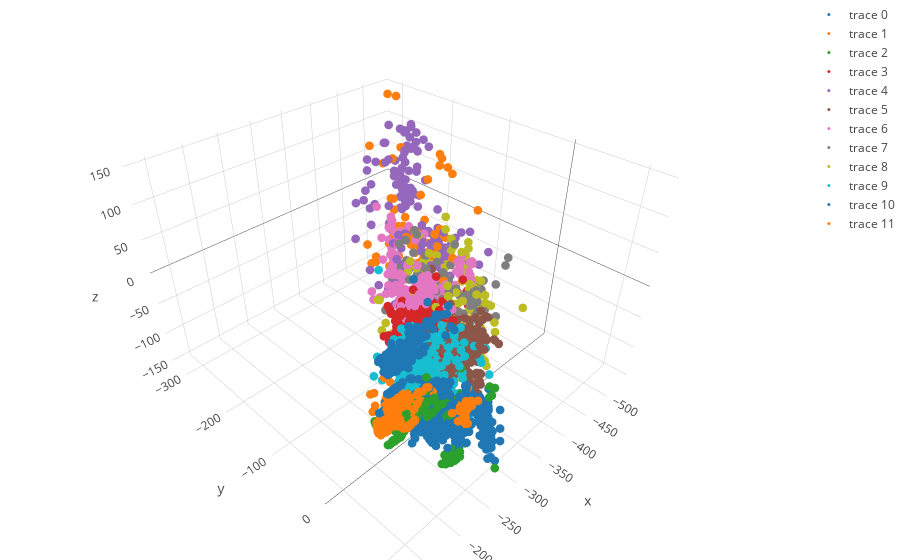

Source (notebook cell):
### Code cell
# Interactive plot
import plotly.graph_objs as go
import plotly.offline as py
py.init_notebook_mode(connected=True)

trace = []
for a in np.unique(label):
    trace.append(go.Scatter3d(x=trdict[a][:,0], y=trdict[a][:,1], z=trdict[a][:,2], 
                              mode='markers', marker=dict(size=3)))
    
layout = go.Layout(margin=dict(l=0, r=0, b=0, t=0))
py.iplot(go.Figure(data=trace, layout=layout))

### Figure 1 — Plotly figure (JSON) as saved in the notebook; plotly's stock layout.template omitted (floating-point values rounded to 4 significant figures; data arrays with more than 128 entries replaced by an {"elided": "..."} marker saying what was removed)
{"data": [{"marker": {"size": 3}, "mode": "markers", "type": "scatter3d", "uid": "a40a1d0c-9d9b-11e8-ab0f-005056c00008", "x": {"elided": "342 float values"}, "y": {"elided": "342 float values"}, "z": {"elided": "342 float values"}}, {"marker": {"size": 3}, "mode": "markers", "type": "scatter3d", "uid": "a40a1d0d-9d9b-11e8-b53b-005056c00008", "x": {"elided": "326 float values"}, "y": {"elided": "326 float values"}, "z": {"elided": "326 float values"}}, {"marker": {"size": 3}, "mode": "markers", "type": "scatter3d", "uid": "a40a1d0e-9d9b-11e8-8e05-005056c00008", "x": {"elided": "337 float values"}, "y": {"elided": "337 float values"}, "z": {"elided": "337 float values"}}, {"marker": {"size": 3}, "mode": "markers", "type": "scatter3d", "uid": "a40a1d0f-9d9b-11e8-bfce-005056c00008", "x": {"elided": "430 float values"}, "y": {"elided": "430 float values"}, "z": {"elided": "430 float values"}}, {"marker": {"size": 3}, "mode": "markers", "type": "scatter3d", "uid": "a40a1d10-9d9b-11e8-8eb3-005056c00008", "x": {"elided": "166 float values"}, "y": {"elided": "166 float values"}, "z": {"elided": "166 float values"}}, {"marker": {"size": 3}, "mode": "markers", "type": "scatter3d", "uid": "a40a1d11-9d9b-11e8-9b79-005056c00008", "x": {"elided": "292 float values"}, "y": {"elided": "292 float values"}, "z": {"elided": "292 float values"}}, {"marker": {"size": 3}, "mode": "markers", "type": "scatter3d", "uid": "a40a1d12-9d9b-11e8-ade9-005056c00008", "x": {"elided": "337 float values"}, "y": {"elided": "337 float values"}, "z": {"elided": "337 float values"}}, {"marker": {"size": 3}, "mode": "markers", "type": "scatter3d", "uid": "a40a1d13-9d9b-11e8-975e-005056c00008", "x": {"elided": "158 float values"}, "y": {"elided": "158 float values"}, "z": {"elided": "158 float values"}}, {"marker": {"size": 3}, "mode": "markers", "type": "scatter3d", "uid": "a40a1d14-9d9b-11e8-a130-005056c00008", "x": {"elided": "131 float values"}, "y": {"elided": "131 float values"}, "z": {"elided": "131 float values"}}, {"marker": {"size": 3}, "mode": "markers", "type": "scatter3d", "uid": "a40a1d15-9d9b-11e8-8307-005056c00008", "x": {"elided": "307 float values"}, "y": {"elided": "307 float values"}, "z": {"elided": "307 float values"}}, {"marker": {"size": 3}, "mode": "markers", "type": "scatter3d", "uid": "a40a1d16-9d9b-11e8-964b-005056c00008", "x": {"elided": "430 float values"}, "y": {"elided": "430 float values"}, "z": {"elided": "430 float values"}}, {"marker": {"size": 3}, "mode": "markers", "type": "scatter3d", "uid": "a40a1d17-9d9b-11e8-b6c8-005056c00008", "x": [-438.2, -420.6, -415.1, -428.7, -432.2, -439.1, -447.4, -453.5, -458.3, -479.6, -478.9, -455.2, -463.0, -507.1, -469.2, -466.1, -463.1, -467.8, -479.9, -477.0, -465.8, -350.5, -368.3, -354.3, -361.9, -362.6, -371.6, -365.7, -377.1, -392.3, -400.4, -401.0, -425.5, -416.9, -456.2, -426.5, -419.8, -426.1, -427.7, -418.9, -423.7, -443.3, -375.3, -347.4, -373.3, -377.9, -381.9, -401.9, -387.5, -411.4, -407.2, -447.0, -407.6, -436.8, -428.2, -445.3, -466.4, -439.0, -537.3, -536.8, -477.0, -484.7, -473.7, -475.4, -480.6, -430.7, -429.1, -377.9, -388.6, -385.6, -388.8, -398.9, -397.4, -384.2], "y": [-206.2, -178.9, -177.6, -187.4, -174.4, -159.4, -159.7, -160.3, -160.5, -200.7, -196.9, -138.3, -147.9, -209.3, -129.3, -150.8, -140.7, -156.0, -175.3, -166.8, -141.4, -160.9, -187.7, -156.5, -164.1, -139.1, -141.1, -118.8, -147.6, -170.0, -172.0, -166.2, -175.6, -161.2, -225.9, -168.0, -155.8, -161.7, -168.6, -139.3, -153.1, -188.9, -120.6, -30.56, -72.15, -73.8, -73.09, -95.58, -51.84, -95.39, -84.35, -163.3, -82.14, -253.4, -217.5, -216.5, -221.4, -143.6, -319.6, -300.9, -157.0, -164.0, -139.7, -132.5, -156.5, -51.26, -203.4, -107.3, -159.6, -154.3, -120.9, -132.4, -157.1, -120.5], "z": [18.34, -51.76, -57.7, -47.56, -52.06, -52.19, -52.85, -46.72, -43.04, -33.68, -31.78, -48.83, -46.99, -28.17, -45.64, -49.94, -51.24, -47.26, -42.75, -41.22, -49.37, -10.93, -1.122, -8.312, -7.2, -10.84, -10.51, -14.69, -7.683, -2.264, 1.096, -0.494, 9.644, 1.836, 21.84, 3.439, -0.7701, 2.823, 3.861, -3.217, -0.1626, 11.12, 36.94, 26.73, 31.63, 31.08, 41.06, 40.53, 31.07, 44.32, 41.03, 54.88, 38.89, 102.1, 90.54, 92.28, 100.6, 88.35, 134.0, 135.6, 90.94, 102.9, 95.22, 87.63, 100.5, 81.92, 41.18, 17.74, 26.04, 22.69, 19.33, 23.89, 28.67, 21.62]}], "layout": {"margin": {"b": 0, "l": 0, "r": 0, "t": 0}}}
